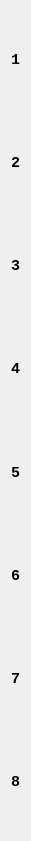
   <widget class="QWidget" name="verticalLayoutWidget_2">
    <property name="geometry">
     <rect>
      <x>50</x>
      <y>100</y>
      <width>31</width>
      <height>841</height>
     </rect>
    </property>
    <property name="font">
     <font>
      <family>Consolas</family>
      <pointsize>11</pointsize>
      <weight>75</weight>
      <bold>true</bold>
     </font>
    </property>
    <layout class="QVBoxLayout" name="verticalCoordinate_left">
     <item>
      <widget class="QLabel" name="label_25">
       <property name="font">
        <font>
         <family>Consolas</family>
         <pointsize>11</pointsize>
         <weight>75</weight>
         <bold>true</bold>
        </font>
       </property>
       <property name="text">
        <string>1</string>
       </property>
       <property name="alignment">
        <set>Qt::AlignCenter</set>
       </property>
      </widget>
     </item>
     <item>
      <widget class="QLabel" name="label_26">
       <property name="font">
        <font>
         <family>Consolas</family>
         <pointsize>11</pointsize>
         <weight>75</weight>
         <bold>true</bold>
        </font>
       </property>
       <property name="text">
        <string>2</string>
       </property>
       <property name="alignment">
        <set>Qt::AlignCenter</set>
       </property>
      </widget>
     </item>
     <item>
      <widget class="QLabel" name="label_27">
       <property name="font">
        <font>
         <family>Consolas</family>
         <pointsize>11</pointsize>
         <weight>75</weight>
         <bold>true</bold>
        </font>
       </property>
       <property name="text">
        <string>3</string>
       </property>
       <property name="alignment">
        <set>Qt::AlignCenter</set>
       </property>
      </widget>
     </item>
     <item>
      <widget class="QLabel" name="label_28">
       <property name="font">
        <font>
         <family>Consolas</family>
         <pointsize>11</pointsize>
         <weight>75</weight>
         <bold>true</bold>
        </font>
       </property>
       <property name="text">
        <string>4</string>
       </property>
       <property name="alignment">
        <set>Qt::AlignCenter</set>
       </property>
      </widget>
     </item>
     <item>
      <widget class="QLabel" name="label_29">
       <property name="font">
        <font>
         <family>Consolas</family>
         <pointsize>11</pointsize>
         <weight>75</weight>
         <bold>true</bold>
        </font>
       </property>
       <property name="text">
        <string>5</string>
       </property>
       <property name="alignment">
        <set>Qt::AlignCenter</set>
       </property>
      </widget>
     </item>
     <item>
      <widget class="QLabel" name="label_30">
       <property name="font">
        <font>
         <family>Consolas</family>
         <pointsize>11</pointsize>
         <weight>75</weight>
         <bold>true</bold>
        </font>
       </property>
       <property name="text">
        <string>6</string>
       </property>
       <property name="alignment">
        <set>Qt::AlignCenter</set>
       </property>
      </widget>
     </item>
     <item>
      <widget class="QLabel" name="label_31">
       <property name="font">
        <font>
         <family>Consolas</family>
         <pointsize>11</pointsize>
         <weight>75</weight>
         <bold>true</bold>
        </font>
       </property>
       <property name="text">
        <string>7</string>
       </property>
       <property name="alignment">
        <set>Qt::AlignCenter</set>
       </property>
      </widget>
     </item>
     <item>
      <widget class="QLabel" name="label_32">
       <property name="font">
        <font>
         <family>Consolas</family>
         <pointsize>11</pointsize>
         <weight>75</weight>
         <bold>true</bold>
        </font>
       </property>
       <property name="text">
        <string>8</string>
       </property>
       <property name="alignment">
        <set>Qt::AlignCenter</set>
       </property>
      </widget>
     </item>
    </layout>
   </widget>
